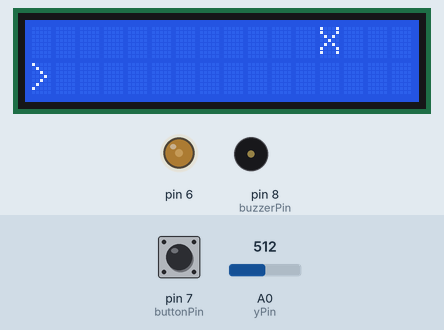
Bench run of a sketch on a simulated Arduino Uno, built with avr-gcc and run on an emulated ATmega328P. Shown: 16×2 character LCD, output pins drawn as LEDs (lit = HIGH), buzzer (waves = sounding). Inputs (shaded band) come from the test bench; at power-on: A0 (yPin) = 512, pin 7 (buttonPin) HIGH.

Above: at 13.8 s.
13.9 s: A0 (yPin) set to 390
At 14.11 s:
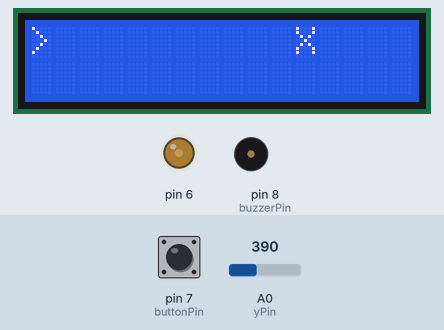
16.6 s: pin 7 (buttonPin) pulled LOW for 1 s
At 16.81 s:
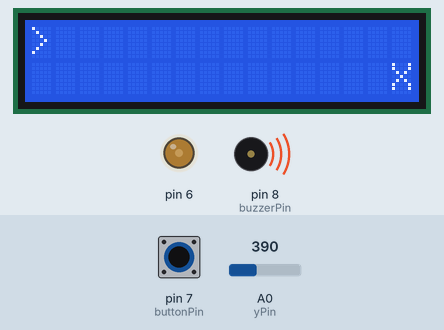
18.2 s: A0 (yPin) set to 610
At 18.77 s:
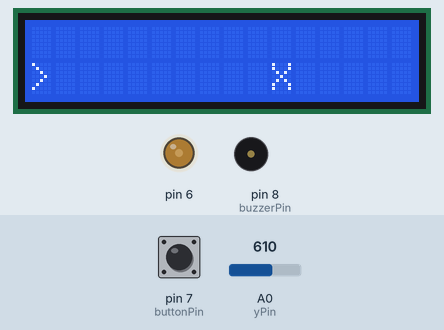
21.2 s: pin 7 (buttonPin) pulled LOW for 0.15 s
At 21.42 s:
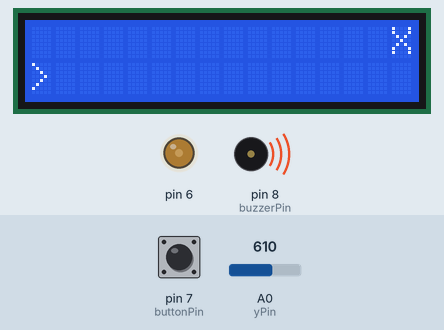
21.9 s: A0 (yPin) set to 306
At 29.4 s:
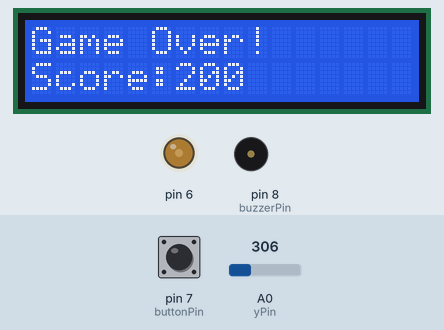
Timing chart, 0 to 29.7 s (numbered marks = the images above; inputs shaded):
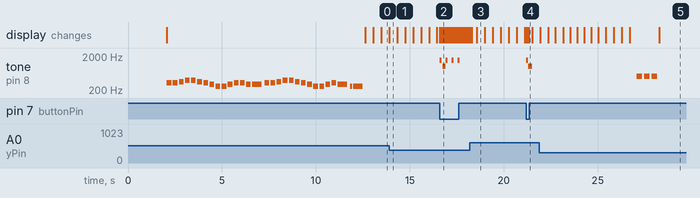

The sketch:

SpaceInvaders.ino
```cpp
#include <LiquidCrystal.h>

// LCD wiring and contrast setup
int Contrast = 75;
LiquidCrystal lcd(12, 11, 5, 4, 3, 2);

// Joystick pins
const int yPin = A0;        // Vertical movement (VRy)
const int buttonPin = 7;    // Fire button
const int buzzerPin = 8;    // Buzzer pin

// Game variables
int playerPos = 1;          // Vertical player position (0 or 1 for LCD rows)
int bulletPosX = -1;        // Bullet horizontal position (-1 means no bullet)
int bulletPosY = -1;        // Bullet vertical position
int enemyPos = 15;          // Horizontal enemy position
int enemyRow = 0;           // Enemy row (0 or 1)

bool bulletFired = false;
bool gameOver = false;

unsigned long lastFireTime = 0;  // Last time a bullet was fired
const unsigned long fireCooldown = 300;  // Cooldown time in milliseconds

// Scoring variables
int score = 0;              // Player's current score

// Enemy speed variables
unsigned long lastEnemyMoveTime = 0; // Time of the last enemy movement
unsigned long enemySpeed = 400;     // Initial enemy movement speed (in milliseconds)
const unsigned long minEnemySpeed = 100; // Minimum speed for enemy movement
const unsigned long speedIncreaseInterval = 5000; // Interval to increase enemy speed
unsigned long lastSpeedIncreaseTime = 0;

int melody[] = {
  330, 330, 349, 392, 392, 349, 330, 294,
  262, 262, 294, 330, 330, 294, 294, 330,
  330, 349, 392, 392, 349, 330, 294, 262,
  262, 294, 330, 294, 262, 262,
};

int noteDurations[] = {
  4, 4, 4, 4, 4, 4, 4, 4,
  4, 4, 4, 4, 4, 4, 2, 4,
  4, 4, 4, 4, 4, 4, 4, 4,
  4, 4, 4, 2, 8, 2,
};

void setup() {
  // Set up LCD and contrast
  analogWrite(6, Contrast);
  lcd.begin(16, 2);
  lcd.clear();
  lcd.print("Space Invaders!");
  delay(2000);
  lcd.clear();

  // Play the startup sound (Ode to Joy)
  playStartUpMelody();

  // Joystick and buzzer setup
  pinMode(buttonPin, INPUT_PULLUP);
  pinMode(buzzerPin, OUTPUT);
  digitalWrite(buzzerPin, LOW);
}

// Function to play the startup melody
void playStartUpMelody() {
  for (int thisNote = 0; thisNote < 31; thisNote++) {
    int noteDuration = 1000 / noteDurations[thisNote];
    tone(buzzerPin, melody[thisNote], noteDuration);

    // Wait for the note to finish before playing the next note
    int pauseBetweenNotes = noteDuration * 1.30; // Adding a small gap between notes
    delay(pauseBetweenNotes);

    // Stop the tone after each note
    noTone(buzzerPin);
  }
}

// Function to draw the game screen
void drawScreen() {
  lcd.clear();

  // Draw the enemy
  lcd.setCursor(enemyPos, enemyRow);
  lcd.write('X');

  // Draw the bullet
  if (bulletFired && bulletPosX != -1) {
    lcd.setCursor(bulletPosX, bulletPosY);
    lcd.write('-');
  }

  // Draw the player spaceship
  lcd.setCursor(0, playerPos);
  lcd.write('>');

}

// Function to move the enemy
void moveEnemy() {
  unsigned long currentTime = millis();

  if (currentTime - lastEnemyMoveTime >= enemySpeed) {
    enemyPos--;
    lastEnemyMoveTime = currentTime;

    // Reset enemy position if it goes off-screen
    if (enemyPos < 0) {
      enemyPos = 15;
      enemyRow = (enemyRow + 1) % 2; // Alternate row
    }
  }
}

// Function to handle bullet movement and collision
void updateBullet() {
  if (bulletFired) {
    bulletPosX++; // Move bullet to the right
    if (bulletPosX > 15) {
      bulletFired = false; // Bullet goes off-screen
      bulletPosX = -1;
      bulletPosY = -1;
    } else if (bulletPosX == enemyPos && bulletPosY == enemyRow) {
      // Bullet hits the enemy
      bulletFired = false;
      bulletPosX = -1;
      bulletPosY = -1;
      score += 100; // Increase score by 100 points
      enemyPos = 15; // Reset enemy position
      enemyRow = (enemyRow + 1) % 2; // Alternate row

      // Play hit sound
      tone(buzzerPin, 1000, 200); // 1 kHz tone for 200 ms
    }
  }
}

// Function to increase enemy speed over time
void increaseEnemySpeed() {
  unsigned long currentTime = millis();

  if (currentTime - lastSpeedIncreaseTime >= speedIncreaseInterval) {
    lastSpeedIncreaseTime = currentTime;
    if (enemySpeed > minEnemySpeed) {
      enemySpeed -= 10; // Increase speed by reducing delay
    }
  }
}

// Function to check for joystick input
void checkInput() {
  int yValue = analogRead(yPin);
  bool buttonPressed = digitalRead(buttonPin) == LOW;
  unsigned long currentTime = millis();

  // Move player up or down
  if (yValue < 400 && playerPos > 0) {
    playerPos--;
  } else if (yValue > 600 && playerPos < 1) {
    playerPos++;
  }

  // Fire bullet (with cooldown)
  if (buttonPressed && currentTime - lastFireTime > fireCooldown) {
    bulletFired = true;
    bulletPosX = 1;      // Bullet starts right next to the spaceship
    bulletPosY = playerPos;
    lastFireTime = currentTime;  // Update last fire time

    // Play fire sound
    tone(buzzerPin, 1500, 100); // 1.5 kHz tone for 100 ms
  }
}

// Main loop
void loop() {
  if (!gameOver) {
    checkInput();
    updateBullet();
    moveEnemy();
    increaseEnemySpeed();

    // Check if the enemy reaches the spaceship
    if (enemyPos == 0 && enemyRow == playerPos) {
      gameOver = true;

      // Play game-over sound
      for (int i = 0; i < 3; i++) {
        tone(buzzerPin, 500, 300); // 500 Hz tone for 300 ms
        delay(400);
      }

      lcd.clear();
      lcd.print("Game Over!");
      lcd.setCursor(0, 1);
      lcd.print("Score:");
      lcd.print(score);
      digitalWrite(buzzerPin, LOW); // Turn buzzer off
      return;
    }

    drawScreen();
    delay(50); // Frame update speed
  }
}
```

Measured:
- after the input at 13.9 s, the display: changes at once (image 1)
- after the input at 16.6 s, tone on pin 8 (buzzerPin): plays 1500 Hz for 0.10 s, 1000 Hz for 0.16 s, 1500 Hz for 0.10 s, 1500 Hz for 0.10 s, 1500 Hz for 0.10 s, starting at once
- after the input at 21.2 s, tone on pin 8 (buzzerPin): silent → 1500 Hz at once, → 1000 Hz 0.11 s later, → silent 0.20 s later; the display: first changes at once (image 4 shows a later state)
- after the input at 21.9 s, tone on pin 8 (buzzerPin): alternates 500 Hz for 0.30 s and silent for 0.10 s, 6 changes in all, then stays silent, starting after 5.2 s
- what the display in image 1 shows lasts 0.4 s, from 13.9 s to 14.3 s
